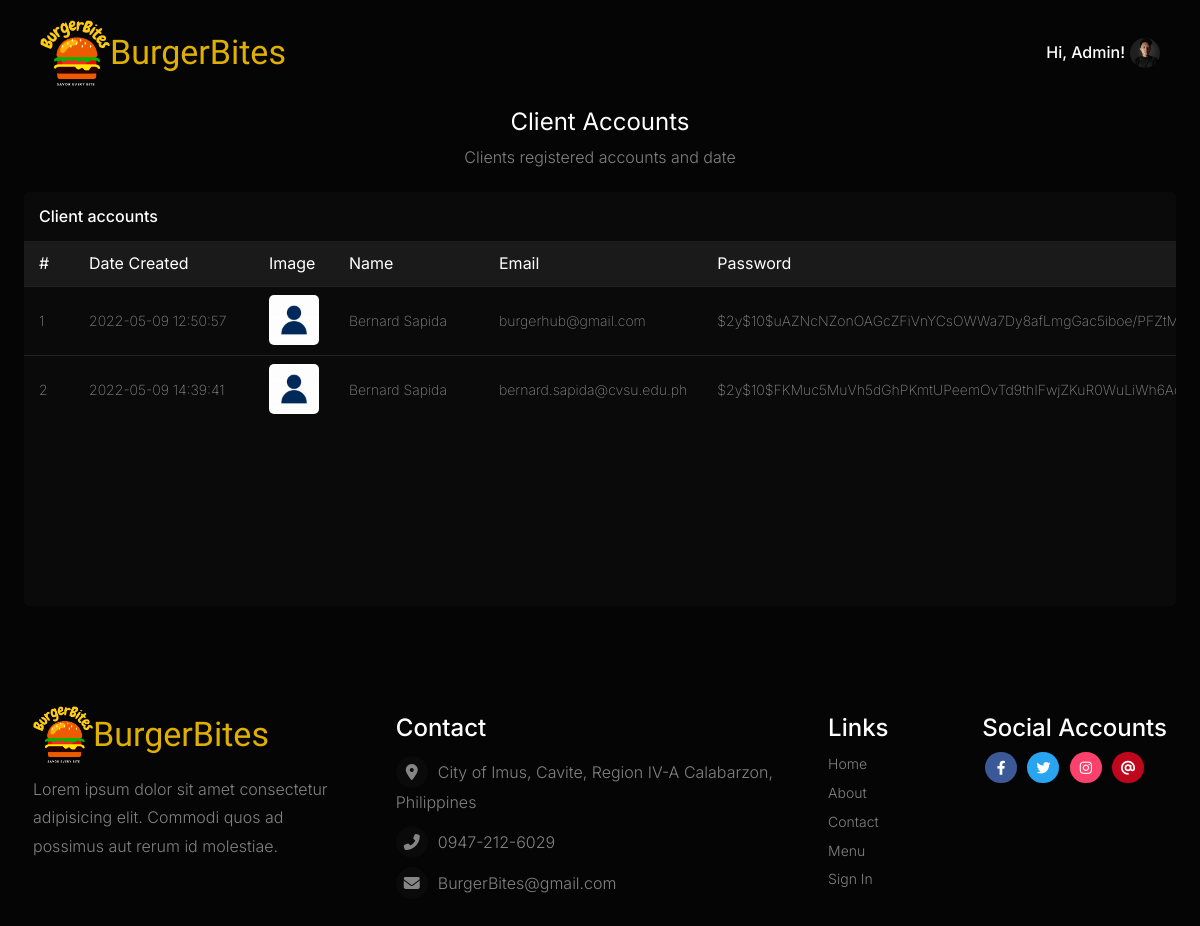
The app's page /admin_accounts.php (signed in), older data.
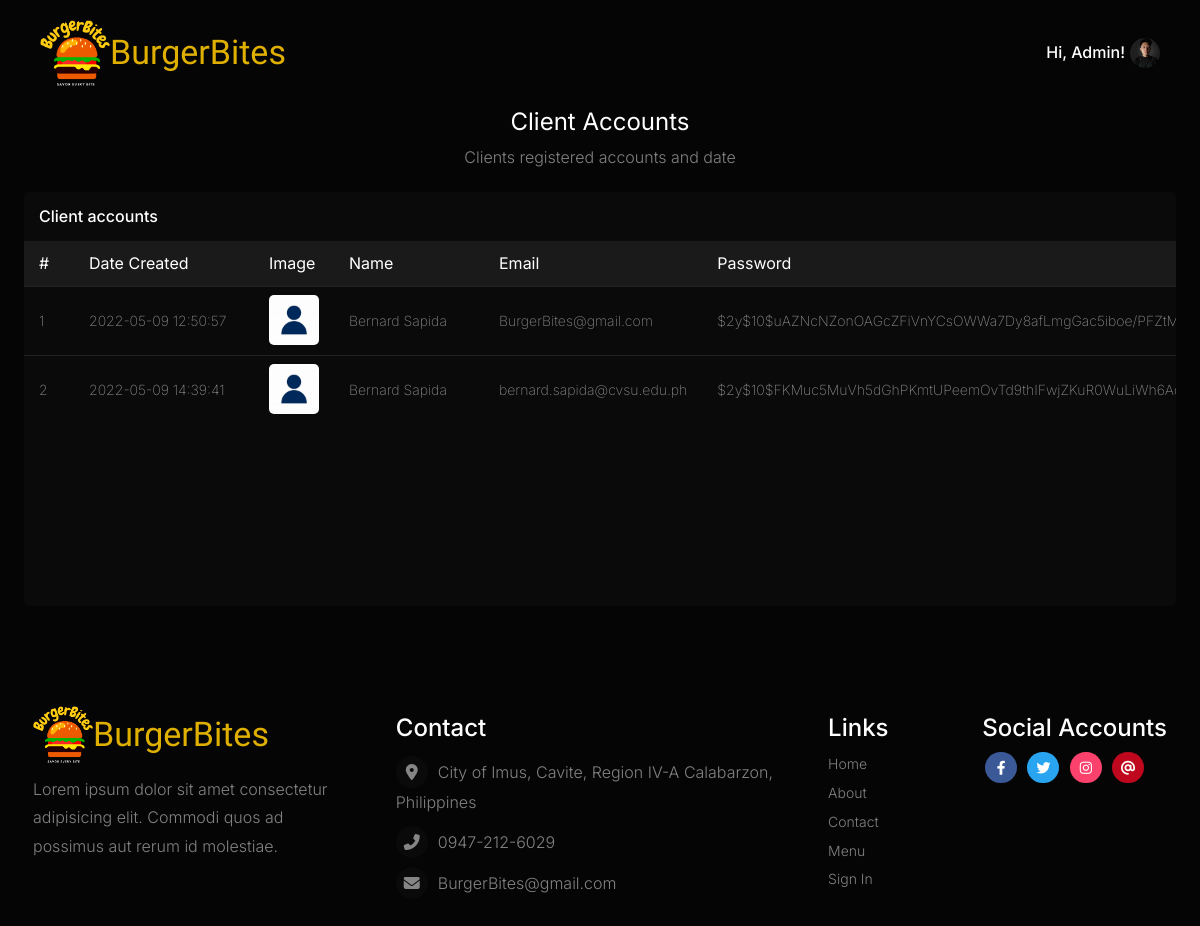
The same page, newer data.
### tables this page shows
CREATE TABLE `client_accounts` (
  `id` int(6) NOT NULL,
  `clientid` varchar(255) NOT NULL,
  `image` varchar(255) NOT NULL,
  `fullname` varchar(255) NOT NULL,
  `email` varchar(255) NOT NULL,
  `password` varchar(255) NOT NULL,
  `type` varchar(255) NOT NULL,
  `date` timestamp NOT NULL DEFAULT current_timestamp() ON UPDATE current_timestamp()
);

### admin_accounts.php (the view, shortened to what this page needs)
<?php
    $connect = mysqli_connect("localhost", "yoyiqlnx_burgerbites", "@Burgerbites1708131117", "yoyiqlnx_burgerbites");
    $sql_accounts = mysqli_query($connect, "SELECT * FROM client_accounts");
?>
<!DOCTYPE html>
<html lang="en">
<head>
    <link rel="stylesheet" href="css/admin_header.css">
    <link rel="stylesheet" href="css/admin_accounts.css">
    <link rel="stylesheet" href="css/footer.css">
    <link rel="stylesheet" href="https://cdnjs.cloudflare.com/ajax/libs/font-awesome/6.1.1/css/all.min.css"/>
</head>
<body>
    <main>
        <section class="section_tabular-accounts">
            <div class="container_tabular-header">
                <h1>Client Accounts</h1>
                <p>Clients registered accounts and date</p>
            </div>
            <div class="container_tabular-accounts">
                <table>
                    <caption>Client accounts</caption>
                    <thead>
                        <tr>
                            <th class="client_number">#</th>
                            <th class="client_date-created">Date Created</th>
                            <th class="client_image">Image</th>
                            <th class="client_name">Name</th>
                            <th class="client_email">Email</th>
                            <th class="client_password">Password</th>
                        </tr>
                    </thead>
                    <tbody>
                        <?php
                            while($row = mysqli_fetch_array($sql_accounts)) {
                                echo "<tr>";
                                    echo "<td>" . $row['id'] . "</td>";
                                    echo "<td>" . $row['date'] . "</td>";
                                    echo "<td><img src='profile/". $row['image'] ."' alt='Profile Image'></td>";
                                    echo "<td>" . $row['fullname'] . "</td>";
                                    echo "<td>" . $row['email'] . "</td>";
                                    echo "<td>" . $row['password'] . "</td>";
                                echo "</tr>";
                            }
                        ?>
                    </tbody>
                </table>
            </div>
        </section>
    </main>
    <?php include_once 'global_footer.php' ?>
</body>
</html>

Row changes from the older to the newer data that the page shows:
changed client_accounts "$2y$10$uAZNcNZonOAGcZFiVnYCsOWWa7Dy8afLmgGac5iboe/PFZtMuNzyW": email "burgerhub@gmail.com" → "BurgerBites@gmail.com"
